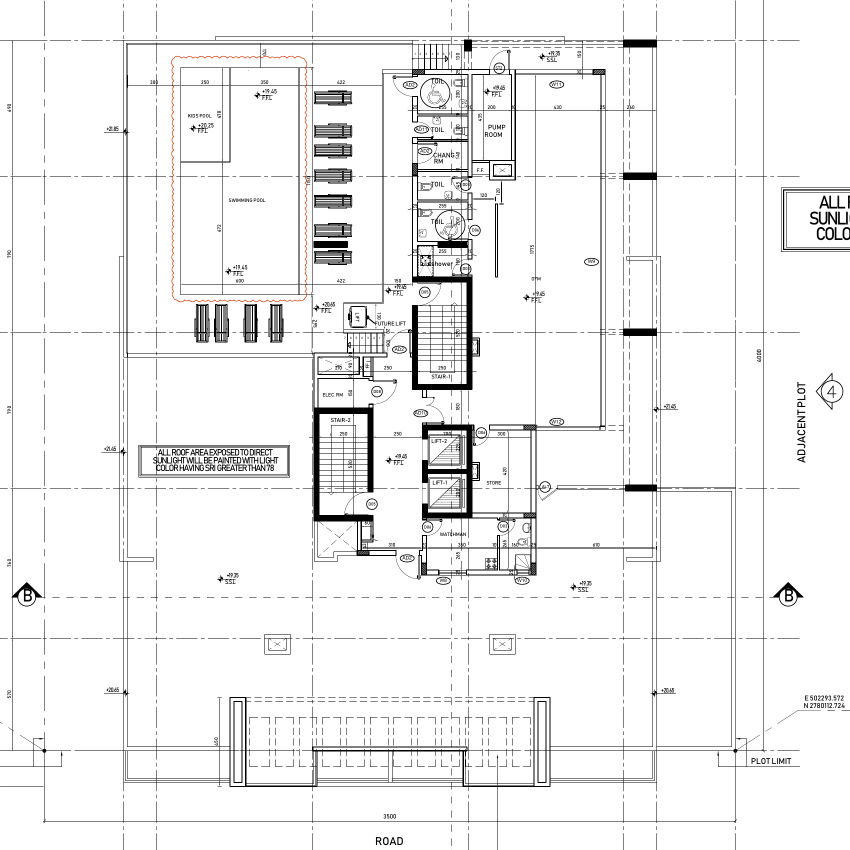
#> input picture tools/plans/base/roof150-08.png, 1700 x 1700 px, found by its file name (shown at 1/2 size)
$ python roof.py
#> lines starting #> are read from the running program, lines starting #| are printed output that depends on the picture
### tools/plans/common.py
from PIL import Image, ImageDraw, ImageFont

CAT = {
 "CIRC":  ((30,136,229),  "Circulation - stairs, lifts, lobby, corridor, entrance"),
 "PLANT": ((245,124,0),   "Plant & services - pump, electrical, telecom, gas"),
 "PARK":  ((69,90,100),   "Parking & vehicle circulation"),
 "STORE": ((109,76,65),   "Waste & storage"),
 "AMEN":  ((0,150,136),   "Amenity - pool, gym, changing, WCs"),
}
FB = "/usr/share/fonts/truetype/dejavu/DejaVuSans-Bold.ttf"

def _is_poly(box):
    """A box is either (x1,y1,x2,y2) or a list of (x,y) points."""
    return isinstance(box, (list, tuple)) and len(box) and isinstance(box[0], (list, tuple))

def _pts(box, PAD_T):
    if _is_poly(box):
        return [(x, y + PAD_T) for x, y in box]
    return [(box[0], box[1] + PAD_T), (box[2], box[1] + PAD_T),
            (box[2], box[3] + PAD_T), (box[0], box[3] + PAD_T)]

def _centre(box):
    if _is_poly(box):
        xs = [x for x, _ in box]; ys = [y for _, y in box]
        return (min(xs) + max(xs)) // 2, (min(ys) + max(ys)) // 2
    return (box[0] + box[2]) // 2, (box[1] + box[3]) // 2

def build(src, out, areas, title, sub, note, legend_cats, pad_b=430):
#> called with src = 'roof150-08.png', out = 'ROOF-areas.png', title = 'ROOF PLAN  -  AREA REFERENCES', pad_b = 620
    base = Image.open(src).convert("RGBA"); W,H = base.size
#> after `W, H = base.size`: W = 1700; H = 1700
    PAD_T, PAD_B = 130, pad_b
    cv = Image.new("RGBA",(W,H+PAD_T+PAD_B),(255,255,255,255)); cv.paste(base,(0,PAD_T))
#> after `cv = Image.new('RGBA', (W, H + PAD_T + PAD_B), (255, 255, 255, 255))`: cv: PIL image 1700x2450 RGBA; every value is 255
#> after `cv.paste(base, (0, PAD_T))`:
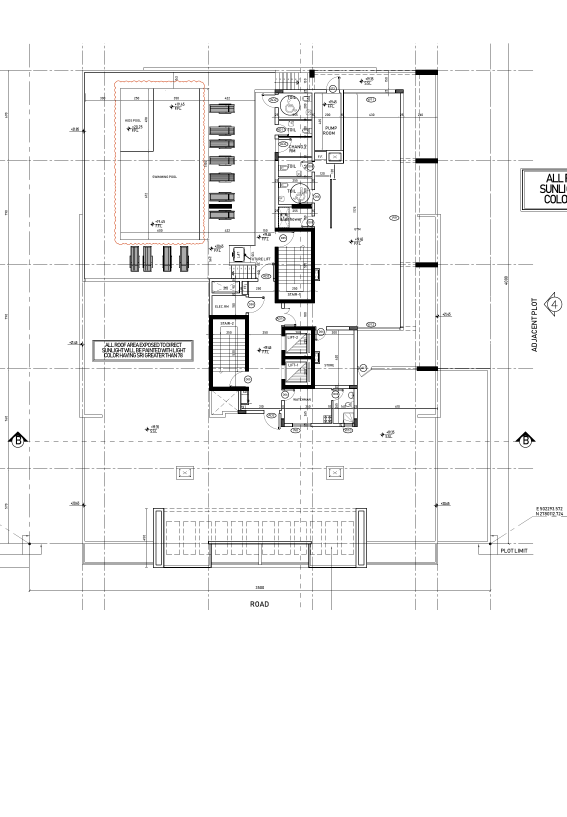
#> cv: PIL image 1700x2450 RGBA (shown at 1/3 size); mean R, G, B, A 245.4, 245.3, 245.3, 255
    tint = Image.new("RGBA", cv.size, (0,0,0,0)); td = ImageDraw.Draw(tint)
#> after `tint = Image.new('RGBA', cv.size, (0, 0, 0, 0))`: tint: PIL image 1700x2450 RGBA; every value is 0
    for ref,cat,box,fs,*_ in areas:
        col = CAT[cat][0]
        td.polygon(_pts(box, PAD_T), fill=col+(46,))
    cv = Image.alpha_composite(cv,tint); d = ImageDraw.Draw(cv)
#> after `cv = Image.alpha_composite(cv, tint)`:
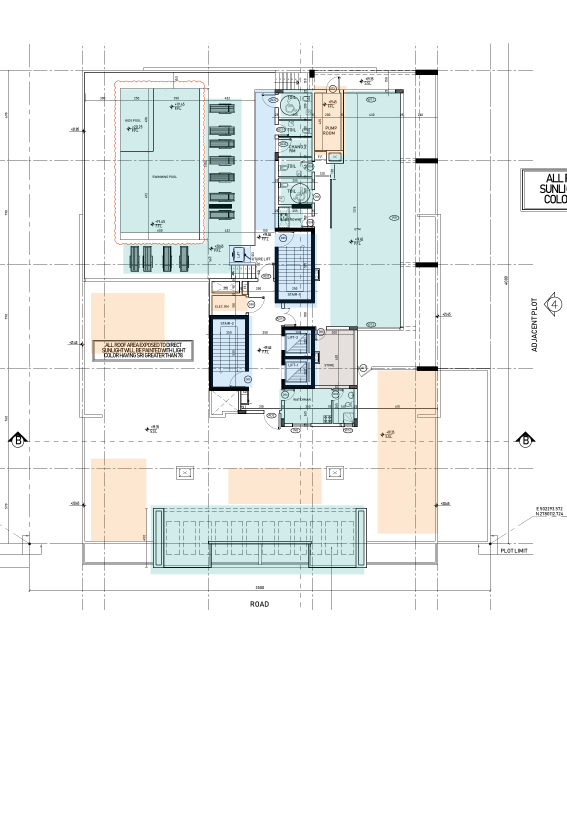
#> cv: PIL image 1700x2450 RGBA (shown at 1/3 size); mean R, G, B, A 239.4, 241.9, 240.8, 255
    for ref,cat,box,fs,*_ in areas:
        col = CAT[cat][0]
        pts = _pts(box, PAD_T)
        d.line(pts + [pts[0]], fill=col+(255,), width=5, joint="curve")
    for ref,cat,box,fs,*rest in areas:
        col = CAT[cat][0]; f = ImageFont.truetype(FB, fs)
        if rest and rest[0]:
            cx, cy0 = rest[0]
        else:
            cx, cy0 = _centre(box)
        cy = cy0 + PAD_T
        bb = d.textbbox((0,0), ref, font=f); w,h = bb[2]-bb[0], bb[3]-bb[1]
        pad = max(7, fs//4)
        d.rounded_rectangle([cx-w//2-pad, cy-h//2-pad, cx+w//2+pad, cy+h//2+pad+4],
                            radius=8, fill=col+(255,), outline=(255,255,255,255), width=3)
        d.text((cx-w//2, cy-h//2-2), ref, font=f, fill=(255,255,255,255))
#> this loop made 25 passes
#> (bb, w, h) on passes 1 to 12: ((0, 4, 101, 19), 101, 15), ((0, 6, 111, 25), 111, 19), ((0, 4, 86, 19), 86, 15), ((0, 4, 64, 17), 64, 13), ((0, 4, 66, 17), 66, 13), ((0, 4, 66, 17), 66, 13), ((0, 4, 64, 17), 64, 13), ((0, 4, 66, 17), 66, 13), ((0, 4, 66, 17), 66, 13), ((0, 3, 74, 15), 74, 12), ((0, 4, 112, 19), 112, 15), ((0, 6, 111, 28), 111, 22)
    f_t = ImageFont.truetype(FB,46); f_s = ImageFont.truetype(FB,26); f_n = ImageFont.truetype(FB,23); f_l = ImageFont.truetype(FB,29)
    d.text((45,28), title, font=f_t, fill=(20,20,20,255))
    d.text((45,84), sub, font=f_s, fill=(90,90,90,255))
    y0 = H+PAD_T+26
#> y0 = 1856
    d.text((45,y0), "LEGEND  -  colour = area type,  label = the exact ref used in SnaggingPro",
           font=f_l, fill=(20,20,20,255))
    for i,c in enumerate(legend_cats):
        col,desc = CAT[c]
        cy = y0+54+i*46
        d.rounded_rectangle([45,cy,89,cy+34], radius=8, fill=col+(140,), outline=col+(255,), width=4)
        d.text((104,cy+3), desc, font=f_s, fill=(30,30,30,255))
    import textwrap
    wrapped = []
    for line in note:
        wrapped.extend(textwrap.wrap(line, width=118) or [""])
    for j,line in enumerate(wrapped):
        d.text((45, y0+70+len(legend_cats)*46+j*34), line, font=f_n, fill=(90,90,90,255))
    cv.convert("RGB").save(out, dpi=(150,150)); print("saved", out, len(areas), "areas")
#> after `cv.convert('RGB').save(out, dpi=(150, 150))`:
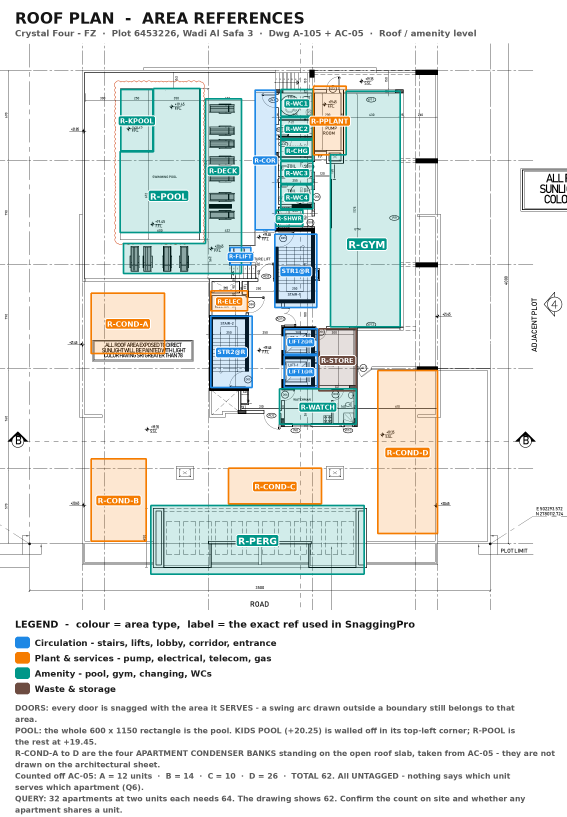
#> saved as ROOF-areas.png: PIL image 1700x2450 RGB (shown at 1/3 size); mean R, G, B 230.7, 235, 233.2
#| saved ROOF-areas.png 25 areas

### tools/plans/roof.py
from common import build
A = [
 # Pool enclosure: the whole 600 x 1150 rectangle is the pool. The kids pool is
 # a walled box in its top-left corner at +20.25, so R-POOL is the L-shaped rest.
 ("R-KPOOL","AMEN",(362,138,458,322),20),
 ("R-POOL","AMEN",[(460,135),(600,135),(600,567),(360,567),(360,325),(460,325)],26,(505,455)),
 # Deck: the lounger column east of the pool PLUS the four loungers below it.
 ("R-DECK","AMEN",[(616,166),(724,166),(724,690),(370,690),(370,600),(616,600)],20,(670,380)),
 # Circulation strip serving the toilets, changing room and shower.
 ("R-COR","CIRC",(765,140,826,559),18),
 ("R-WC1","AMEN",(842,138,938,218),18),
 ("R-WC2","AMEN",(842,222,938,286),18),
 ("R-CHG","AMEN",(842,290,938,350),18),
 ("R-WC3","AMEN",(842,354,938,420),18),
 ("R-WC4","AMEN",(842,424,938,496),18),
 ("R-SHWR","AMEN",(828,500,908,548),16),
 ("R-PPLANT","PLANT",(940,128,1038,334),20),
 # Gym wraps the pump room: beside it at the top, full width below it, down to the store.
 ("R-GYM","AMEN",[(1038,143),(1200,143),(1200,850),(991,850),(991,334),(1038,334)],30,(1100,600)),
 ("R-FLIFT","CIRC",(690,612,752,664),16),
 ("STR1@R","CIRC",(824,572,950,792),18),
 ("R-ELEC","PLANT",(632,742,742,802),18),
 ("STR2@R","CIRC",(632,818,756,1032),18),
 ("LIFT2@R","CIRC",(852,856,952,932),15),
 ("LIFT1@R","CIRC",(852,936,952,1032),15),
 ("R-STORE","STORE",(956,856,1068,1042),20),
 ("R-WATCH","AMEN",(838,1036,1068,1142),20),
 # Condenser banks standing on the open roof slab - positions from AC-05.
 ("R-COND-A","PLANT",(273,749,493,930),22),
 ("R-COND-B","PLANT",(273,1246,438,1493),22),
 ("R-COND-C","PLANT",(685,1274,964,1381),22),
 ("R-COND-D","PLANT",(1133,981,1312,1470),22),
 ("R-PERG","AMEN",(452,1386,1092,1592),28),
]
build("roof150-08.png","ROOF-areas.png",A,
 "ROOF PLAN  -  AREA REFERENCES",
 "Crystal Four - FZ  ·  Plot 6453226, Wadi Al Safa 3  ·  Dwg A-105 + AC-05  ·  Roof / amenity level",
 ["DOORS: every door is snagged with the area it SERVES - a swing arc drawn outside a boundary still belongs to that area.",
  "POOL: the whole 600 x 1150 rectangle is the pool. KIDS POOL (+20.25) is walled off in its top-left corner; R-POOL is the rest at +19.45.",
  "R-COND-A to D are the four APARTMENT CONDENSER BANKS standing on the open roof slab, taken from AC-05 - they are not drawn on the architectural sheet.",
  "Counted off AC-05: A = 12 units  ·  B = 14  ·  C = 10  ·  D = 26  ·  TOTAL 62. All UNTAGGED - nothing says which unit serves which apartment (Q6).",
  "QUERY: 32 apartments at two units each needs 64. The drawing shows 62. Confirm the count on site and whether any apartment shares a unit.",
  "Four more condensing units CU-R1 to CU-R4 serve the gym, electrical room, pool plant and watchman room. They are tagged.",
  "Uncoloured roof slab between the marked areas is snagged as R-WP - waterproofing, screed, falls, parapet, drainage outlets, and every plinth and penetration.",
  "QUERY: AC-05 labels the pool 'FUTURE SWIMMING POOL' while A-105 shows it built with levels. Confirm before inspecting R-POOL / R-KPOOL / R-PPLANT.",
  "QUERY: A-105 and AC-05 SWAP the stair numbers. These refs follow A-105 (architectural): STR1 is the upper-right stair.",
  "Lift machine room sits one level above this plan (Dwg A-106) and is snagged as LM-LMR (shared by both lifts).",
  "Area boundaries are indicative, for navigation on site - verify against the as-built drawings."],
 ["CIRC","PLANT","AMEN","STORE"], pad_b=620)

$ run again, with tools/plans/base/gnd150-05.png copied over tools/plans/base/roof150-08.png
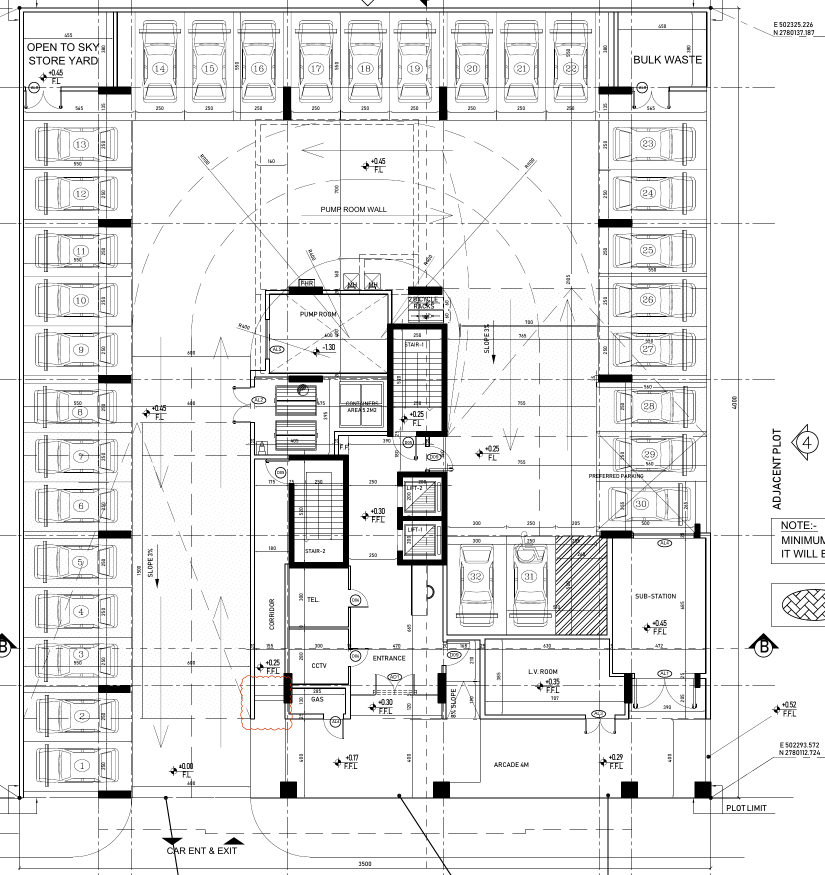
#> input picture tools/plans/base/gnd150-05.png, 1650 x 1750 px, found by its file name (shown at 1/2 size)
#> tint: PIL image 1650x2500 RGBA; every value is 0
#> in build, `cv = Image.alpha_composite(cv, tint)`:
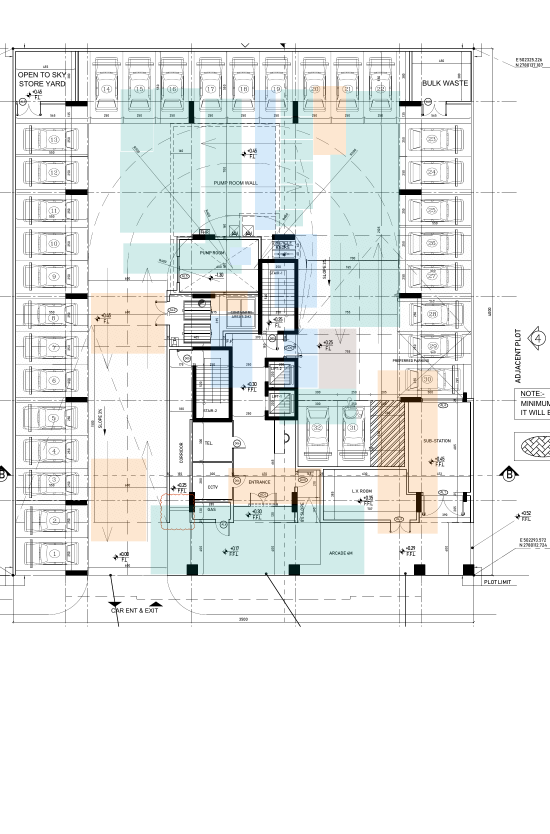
#> cv: PIL image 1650x2500 RGBA (shown at 1/3 size); mean R, G, B, A 234.2, 236.8, 235.7, 255
#> the loop in build, `for ref,cat,box,fs,*rest in areas:` made 25 passes
#> (bb, w, h) on passes 1 to 8: ((0, 4, 101, 19), 101, 15), ((0, 6, 111, 25), 111, 19), ((0, 4, 86, 19), 86, 15), ((0, 4, 64, 17), 64, 13), ((0, 4, 66, 17), 66, 13), ((0, 4, 66, 17), 66, 13), ((0, 4, 64, 17), 64, 13), ((0, 4, 66, 17), 66, 13)
#> in build, `cv.convert('RGB').save(out, dpi=(150, 150))`:
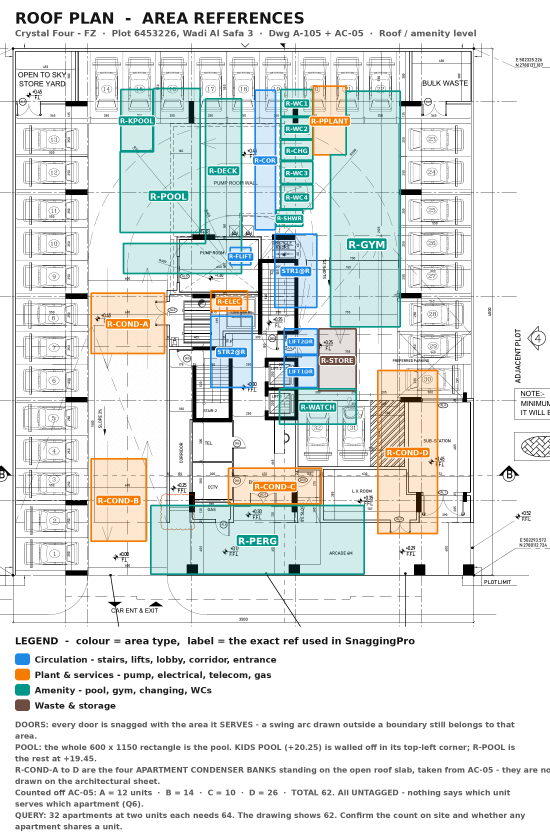
#> saved as ROOF-areas.png: PIL image 1650x2500 RGB (shown at 1/3 size); mean R, G, B 224.8, 229.2, 227.4
#| saved ROOF-areas.png 25 areas

$ run again, with tools/plans/base/plan150-07.png copied over tools/plans/base/roof150-08.png
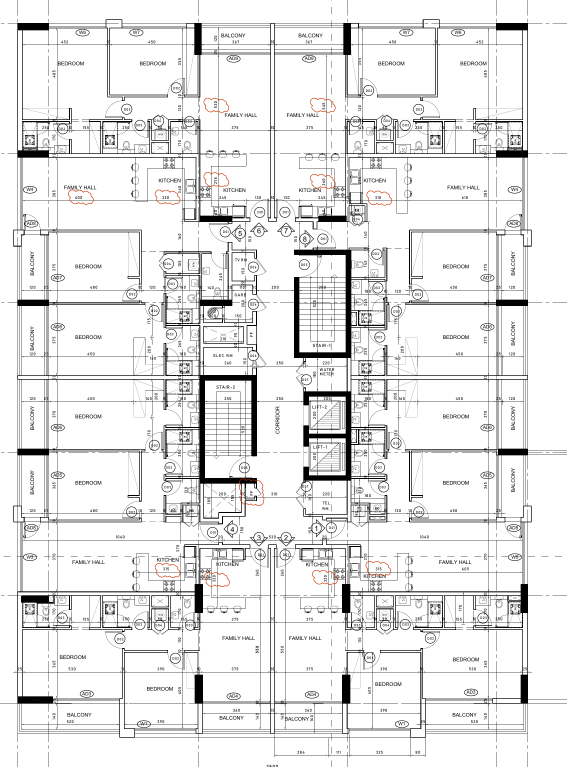
#> input picture tools/plans/base/plan150-07.png, 1700 x 2300 px, found by its file name (shown at 1/3 size)
#> tint: PIL image 1700x3050 RGBA; every value is 0
#> in build, `cv = Image.alpha_composite(cv, tint)`:
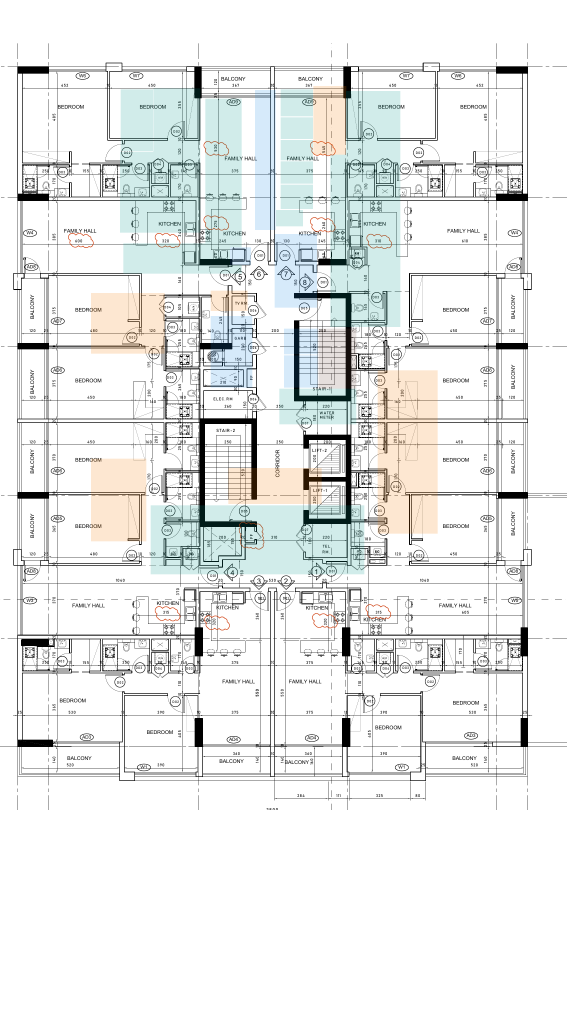
#> cv: PIL image 1700x3050 RGBA (shown at 1/3 size); mean R, G, B, A 232.9, 234.9, 234, 255
#> the loop in build, `for ref,cat,box,fs,*rest in areas:` made 25 passes
#> (bb, w, h) on passes 1 to 8: ((0, 4, 101, 19), 101, 15), ((0, 6, 111, 25), 111, 19), ((0, 4, 86, 19), 86, 15), ((0, 4, 64, 17), 64, 13), ((0, 4, 66, 17), 66, 13), ((0, 4, 66, 17), 66, 13), ((0, 4, 64, 17), 64, 13), ((0, 4, 66, 17), 66, 13)
#> in build, `cv.convert('RGB').save(out, dpi=(150, 150))`:
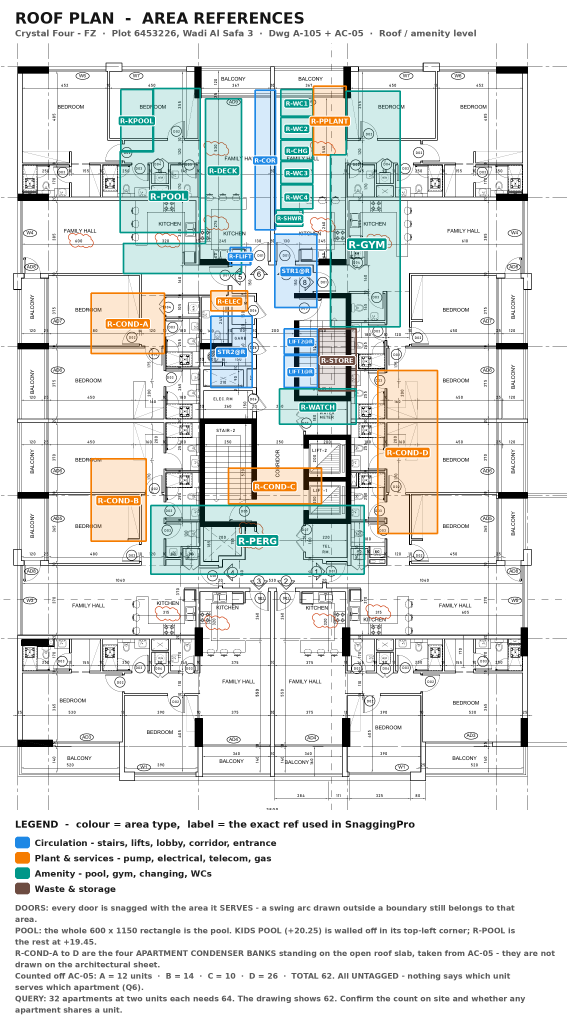
#> saved as ROOF-areas.png: PIL image 1700x3050 RGB (shown at 1/3 size); mean R, G, B 225.6, 229, 227.5
#| saved ROOF-areas.png 25 areas
